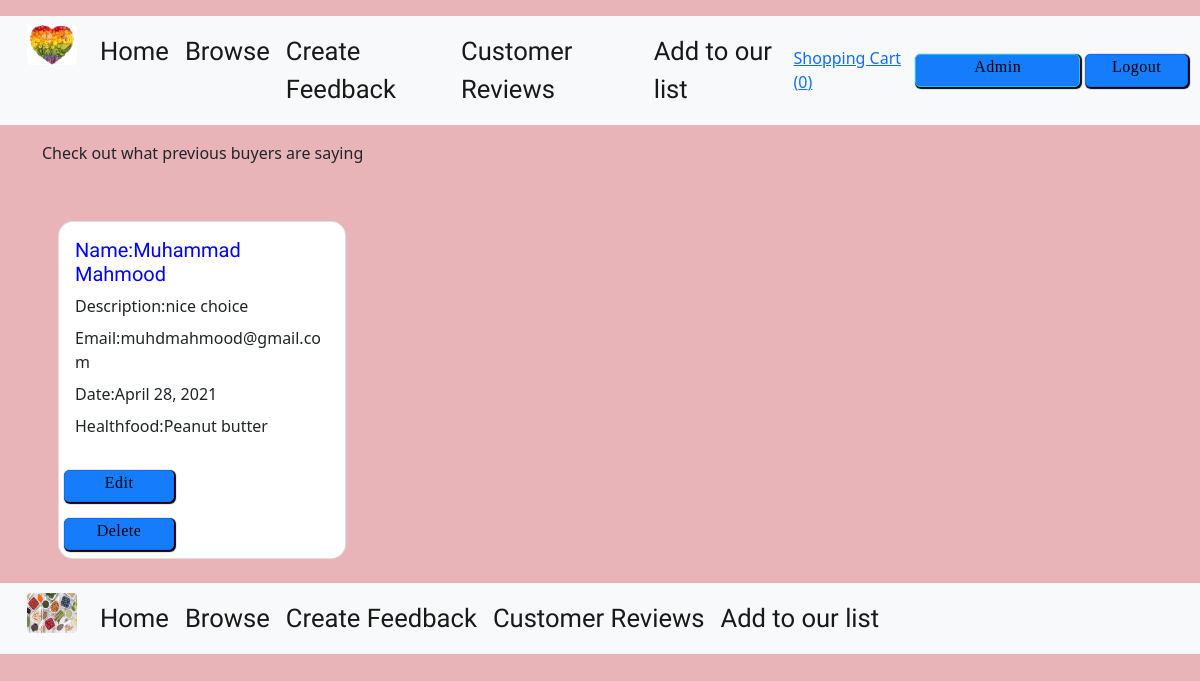
The app's page /reviews/ with its own data.
### reviews/models.py (models this page shows, shortened)
class reviews(models.Model):
    name = models.CharField(blank=False, max_length=255)
    Email = models.EmailField(blank=False, max_length=320)
    date = models.DateField(default=datetime.date.today)
    reviews = models.TextField(blank=False)
    healthfood = models.ForeignKey(healthfood, on_delete=models.CASCADE)

### healthfood/models.py (models this page shows)
class healthfood(models.Model):
    title = models.CharField(blank=False, max_length=255)
    ingredients = models.CharField(blank=False, max_length=255)
    country = models.CharField(blank=False, max_length=255)
    description = models.TextField(blank=False)
    image = ImageField(blank=True, manual_crop="")
    maker = models.ForeignKey(Maker, on_delete=models.CASCADE)
    serving = models.TextField(blank=False)
    nutrition_carbs = models.CharField(blank=False, max_length=255)
    nutrition_protein = models.CharField(blank=False, max_length=255)
    nutrition_fats = models.CharField(blank=False, max_length=255)
    cost = models.DecimalField(max_digits=10, decimal_places=3, blank=False)
    def __str__(self):
        return self.title

### reviews/views.py (the view)
# urls.py: path('', healthfood.views.index, name="show_landing_route"),
def index(request):
    all_reviews = reviews.objects.all()
    return render(request, 'reviews/index-template.html', {
        'reviews': all_reviews
    })

### cart/contexts.py (called while the page is built)
def cart_contents(request):
    cart = request.session.get("shopping_cart", {})
    return {
        'shopping_cart': cart,
        'number_of_items': len(cart)
    }

### reviews/templates/reviews/index-template.html
{% extends 'base.template.html' %}
{% load static %}
{%block content%}
<h>Check out what previous buyers are saying</h1>
    <div style="display:flex;flex-wrap:wrap">
        {%for reviews in reviews %}
        <div class="card m-3" style="width:18rem;">
            <div class="card-body">
                <h6 class="card-title"> Name:{{reviews.name}}</h6>
                <p class="card-title"> Description:{{reviews.reviews}}</p>
                <p class="card-title"> Email:{{reviews.Email}}</p>
                <p class="card-title"> Date:{{reviews.date}}</p>
                <p class="card-title"> Healthfood:{{reviews.healthfood}}</p>
            </div>
            <a href="{% url 'update_reviews_route' reviews_id=reviews.id %}"
                class="btn btn-primary btn-sm mb-2 mt-2">Edit</a>
            <a href="{% url 'delete_reviews_route' reviews_id=reviews.id %}" .
                class="btn btn-primary btn-sm mb-2 mt-2">Delete</a>
        </div>
        {%endfor%}
    </div>
    {%endblock%}

### static/css/style.css (style rules this page uses)
body { background-color: #E8B4B8; }
.btn-primary { text-decoration: none; color: black; background-color: #157cfc; text-align: center; letter-spacing: .5px; -webkit-transition: background-color .2s ease-out; transition: background-color .2s ease-out; cursor: pointer; width: 110px; height: 32.33px; font-size: 16px; border-radius: 5px; vertical-align: middle; padding: 0px 20px 7px 20px; box-shadow: 1px 1px 1px 1px black; margin-left: 5px; font-family: 'Original Surfer', cursive; }
.card { border-radius: 15px; width: 500px; }
h6 { font-family: 'Josefin Sans', sans-serif; font-size: 20px; color: blue; top: 50px; }
.card { position: relative; top: 40px; }

### records on screen
reviews: name "Muhammad Mahmood", reviews "nice choice", Email "muhdmahmood@gmail.com", date "April 28, 2021", healthfood "Peanut butter"

### other values on screen
{{ number_of_items }} "0"
